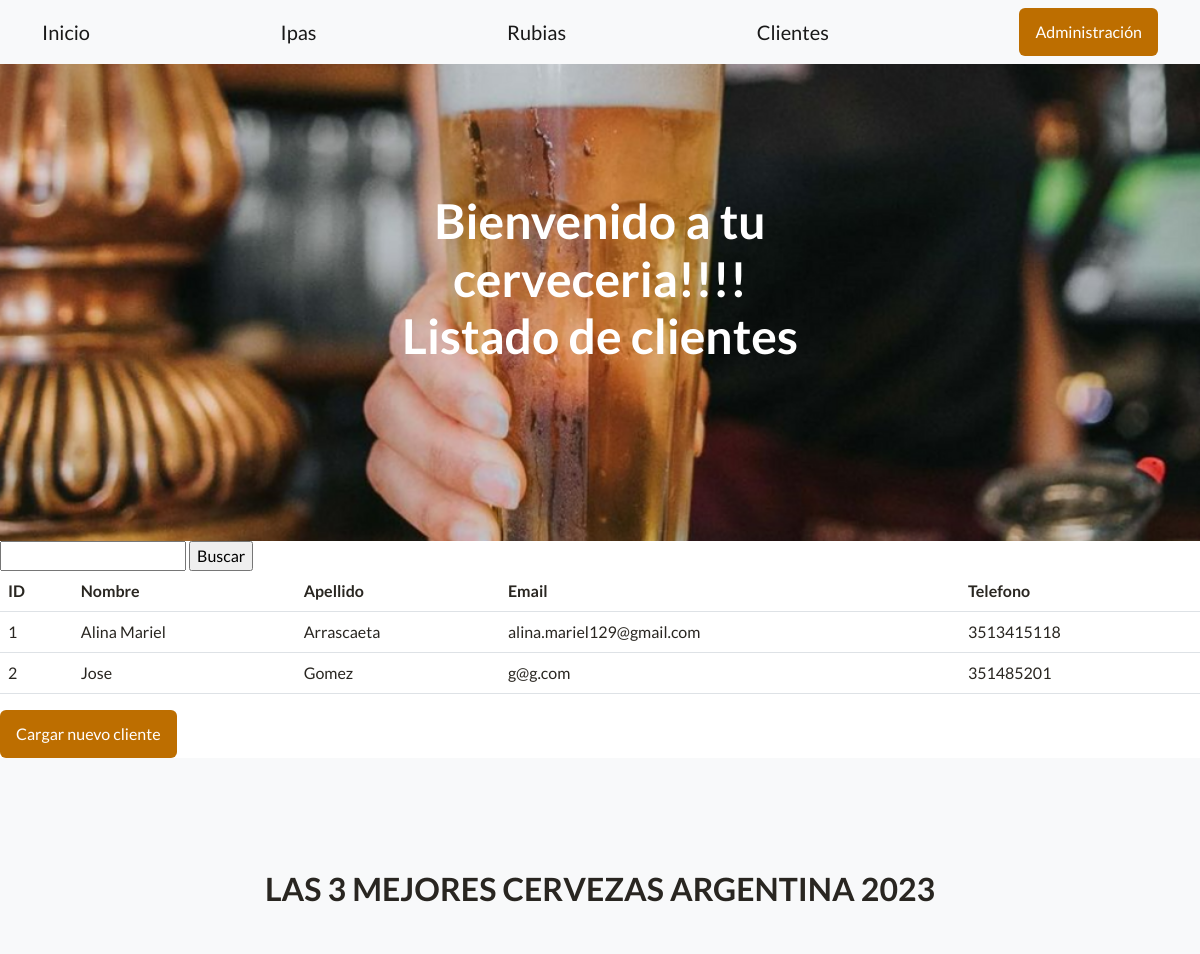
Page /app/cliente/ (upper part) on the earlier database version.
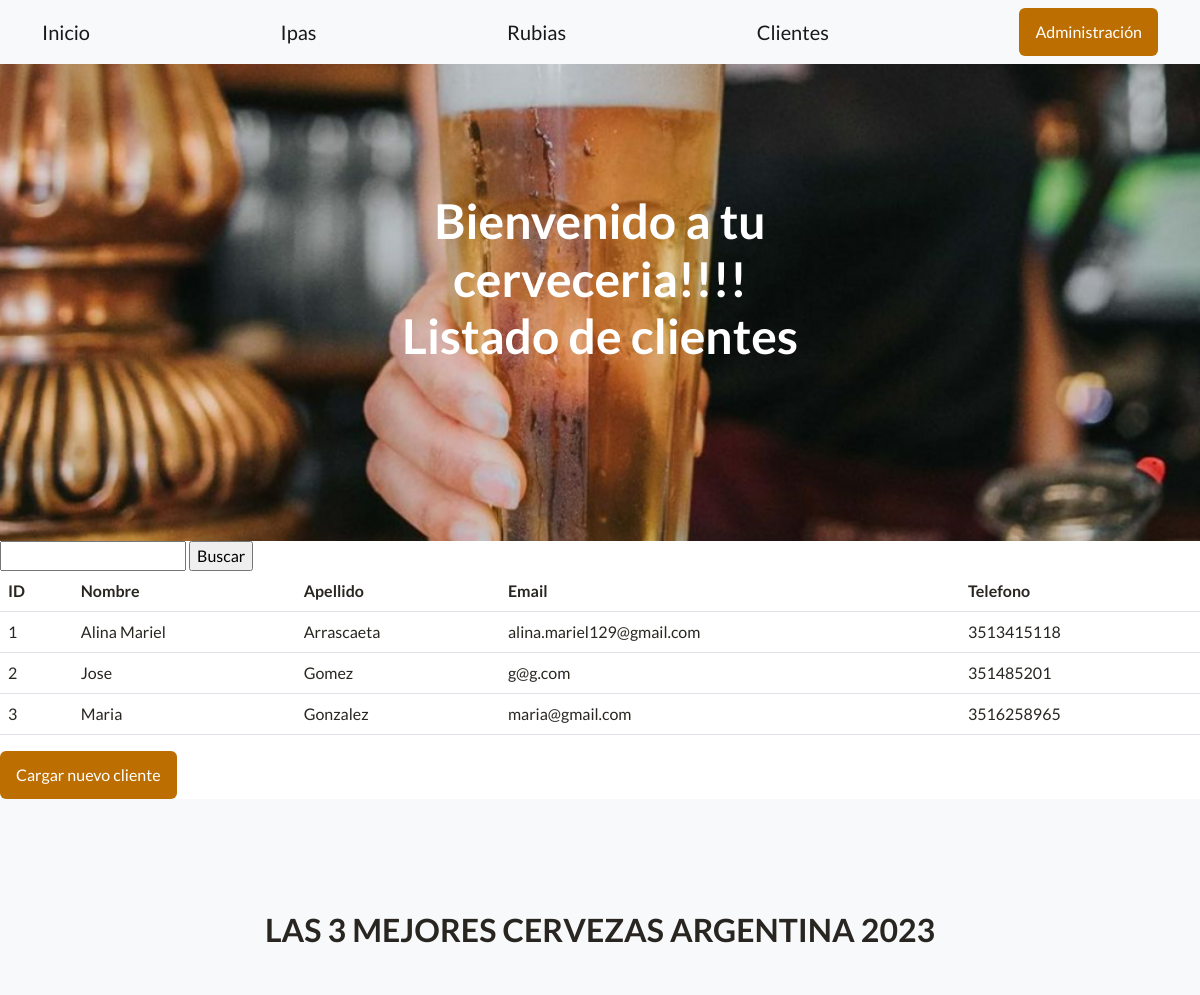
Same page on the later database version.
### app/models.py (models this page shows, shortened)
class Cliente(models.Model):
    nombre = models.CharField(max_length=50)
    apellido = models.CharField(max_length=50)
    email = models.EmailField()
    telefono = models.IntegerField()

### app/views.py (the view)
# urls.py: path('cliente/', cliente , name="cliente"),
def cliente(request):
    ctx = {"db": Cliente.objects.all()}
    return render(request, "app/cliente.html", ctx)

### app/templates/app/cliente.html (shortened to what this page needs)
{% extends 'app/base.html' %}
{% load static %}
{% block cabecera %}
    Listado de clientes
{% endblock cabecera %}
{% block contenido %}
<form action="/app/buscar4" method="get">
    <input type="text" name="apellido" id="apellido">
    <input type="submit" value="Buscar">
</form>
<table class="table">
    <thead>
        <tr>
            <th>ID</th>
            <th>Nombre</th>
            <th>Apellido</th>
            <th>Email</th>
            <th>Telefono</th>
        </tr>
    </thead>
    <tbody>
    {% for curso in db %}
    <tr>
        <td>{{ curso.id }}</td>
        <td>{{ curso.nombre }}</td>
        <td>{{ curso.apellido }}</td>
        <td>{{ curso.email }}</td>
        <td>{{ curso.telefono }}</td>
    </tr>
    {% endfor %}
 </tbody>
</table>
<a class="btn btn-primary" style="background-color:#bd6e00; border:#bd6e00" href="{% url 'form_cliente' %}">Cargar nuevo cliente</a>
{% endblock contenido %}

### app/templates/app/base.html (shortened to what this page needs)
<!DOCTYPE html>
<html lang="en">
    <head>
        {% load static %}
        <link href="https://cdn.jsdelivr.net/npm/bootstrap-icons@1.5.0/font/bootstrap-icons.css" rel="stylesheet" type="text/css" />
        <link href="{% static 'app/css/styles.css' %}" rel="stylesheet" />
    </head>
    <body>
        <nav class="navbar navbar-light bg-light static-top">
            <div class="container">
                <a class="navbar-brand" href="{% url 'inicio' %}">Inicio</a>
                <a class="navbar-brand" href="{% url 'ipa' %}">Ipas</a>
                <a class="navbar-brand" href="{% url 'rubia' %}">Rubias</a>
                <a class="navbar-brand" href="{% url 'cliente' %}">Clientes</a>
                <a class="btn btn-primary" style="background-color:#bd6e00; border:#bd6e00" href="{% url 'admin:index' %}">Administración</a>
            </div>
        </nav>
        <header class="masthead">
            <div class="container position-relative">
                <div class="row justify-content-center">
                    <div class="col-xl-6">
                        <div class="text-center text-white">
                            <h1 class="mb-5">
                                Bienvenido a tu cerveceria!!!!<br>
                                {% block cabecera %}{% endblock cabecera %}
                            </h1>
                        </div>
                    </div>
                </div>
            </div>
        </header>
        {% block contenido %}{% endblock contenido %}
        <section class="testimonials text-center bg-light">
            <div class="container">
                <h2 class="mb-5">LAS 3 MEJORES CERVEZAS ARGENTINA 2023</h2>
            </div>
        </section>
    </body>
</html>

Differences in the rows shown:
added Cliente: id "3", nombre "Maria", apellido "Gonzalez", email "maria@gmail.com", telefono "3516258965"
